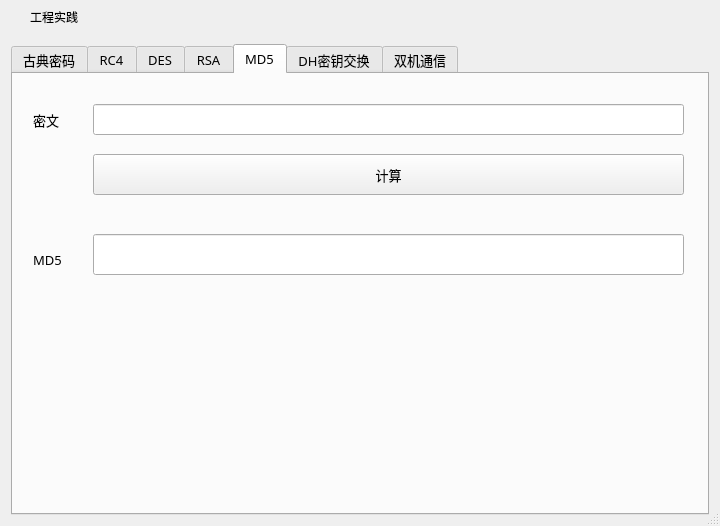
<?xml version="1.0" encoding="UTF-8"?>
<ui version="4.0">
 <class>frmMain</class>
 <widget class="QDialog" name="frmMain">
  <property name="geometry">
   <rect>
    <x>0</x>
    <y>0</y>
    <width>720</width>
    <height>526</height>
   </rect>
  </property>
  <property name="minimumSize">
   <size>
    <width>720</width>
    <height>526</height>
   </size>
  </property>
  <property name="maximumSize">
   <size>
    <width>720</width>
    <height>526</height>
   </size>
  </property>
  <property name="windowTitle">
   <string>frmMain</string>
  </property>
  <property name="sizeGripEnabled">
   <bool>true</bool>
  </property>
  <layout class="QVBoxLayout" name="verticalLayout">
   <property name="spacing">
    <number>0</number>
   </property>
   <property name="leftMargin">
    <number>0</number>
   </property>
   <property name="topMargin">
    <number>0</number>
   </property>
   <property name="rightMargin">
    <number>0</number>
   </property>
   <property name="bottomMargin">
    <number>0</number>
   </property>
   <item>
    <widget class="QWidget" name="widget_title" native="true">
     <property name="sizePolicy">
      <sizepolicy hsizetype="Preferred" vsizetype="Fixed">
       <horstretch>0</horstretch>
       <verstretch>0</verstretch>
      </sizepolicy>
     </property>
     <property name="minimumSize">
      <size>
       <width>100</width>
       <height>33</height>
      </size>
     </property>
     <layout class="QHBoxLayout" name="horizontalLayout_2">
      <property name="spacing">
       <number>0</number>
      </property>
      <property name="leftMargin">
       <number>0</number>
      </property>
      <property name="topMargin">
       <number>0</number>
      </property>
      <property name="rightMargin">
       <number>0</number>
      </property>
      <property name="bottomMargin">
       <number>0</number>
      </property>
      <item>
       <widget class="QLabel" name="lab_Ico">
        <property name="sizePolicy">
         <sizepolicy hsizetype="Minimum" vsizetype="Preferred">
          <horstretch>0</horstretch>
          <verstretch>0</verstretch>
         </sizepolicy>
        </property>
        <property name="minimumSize">
         <size>
          <width>30</width>
          <height>0</height>
         </size>
        </property>
        <property name="text">
         <string/>
        </property>
        <property name="alignment">
         <set>Qt::AlignCenter</set>
        </property>
       </widget>
      </item>
      <item>
       <widget class="QLabel" name="lab_Title">
        <property name="sizePolicy">
         <sizepolicy hsizetype="Expanding" vsizetype="Preferred">
          <horstretch>0</horstretch>
          <verstretch>0</verstretch>
         </sizepolicy>
        </property>
        <property name="styleSheet">
         <string notr="true">font: 10pt &quot;微软雅黑&quot;;</string>
        </property>
        <property name="text">
         <string>工程实践</string>
        </property>
        <property name="alignment">
         <set>Qt::AlignLeading|Qt::AlignLeft|Qt::AlignVCenter</set>
        </property>
       </widget>
      </item>
      <item>
       <widget class="QWidget" name="widget_menu" native="true">
        <property name="sizePolicy">
         <sizepolicy hsizetype="Minimum" vsizetype="Preferred">
          <horstretch>0</horstretch>
          <verstretch>0</verstretch>
         </sizepolicy>
        </property>
        <layout class="QHBoxLayout" name="horizontalLayout">
         <property name="spacing">
          <number>0</number>
         </property>
         <property name="leftMargin">
          <number>0</number>
         </property>
         <property name="topMargin">
          <number>0</number>
         </property>
         <property name="rightMargin">
          <number>0</number>
         </property>
         <property name="bottomMargin">
          <number>0</number>
         </property>
         <item>
          <widget class="QPushButton" name="btnMenu">
           <property name="sizePolicy">
            <sizepolicy hsizetype="Minimum" vsizetype="Expanding">
             <horstretch>0</horstretch>
             <verstretch>0</verstretch>
            </sizepolicy>
           </property>
           <property name="minimumSize">
            <size>
             <width>31</width>
             <height>0</height>
            </size>
           </property>
           <property name="cursor">
            <cursorShape>ArrowCursor</cursorShape>
           </property>
           <property name="focusPolicy">
            <enum>Qt::NoFocus</enum>
           </property>
           <property name="toolTip">
            <string>菜单</string>
           </property>
           <property name="text">
            <string/>
           </property>
           <property name="flat">
            <bool>true</bool>
           </property>
          </widget>
         </item>
         <item>
          <widget class="QPushButton" name="btnMenu_Min">
           <property name="sizePolicy">
            <sizepolicy hsizetype="Minimum" vsizetype="Expanding">
             <horstretch>0</horstretch>
             <verstretch>0</verstretch>
            </sizepolicy>
           </property>
           <property name="minimumSize">
            <size>
             <width>31</width>
             <height>0</height>
            </size>
           </property>
           <property name="cursor">
            <cursorShape>ArrowCursor</cursorShape>
           </property>
           <property name="focusPolicy">
            <enum>Qt::NoFocus</enum>
           </property>
           <property name="toolTip">
            <string>最小化</string>
           </property>
           <property name="text">
            <string/>
           </property>
           <property name="flat">
            <bool>true</bool>
           </property>
          </widget>
         </item>
         <item>
          <widget class="QPushButton" name="btnMenu_Max">
           <property name="sizePolicy">
            <sizepolicy hsizetype="Minimum" vsizetype="Expanding">
             <horstretch>0</horstretch>
             <verstretch>0</verstretch>
            </sizepolicy>
           </property>
           <property name="minimumSize">
            <size>
             <width>31</width>
             <height>0</height>
            </size>
           </property>
           <property name="cursor">
            <cursorShape>ArrowCursor</cursorShape>
           </property>
           <property name="focusPolicy">
            <enum>Qt::NoFocus</enum>
           </property>
           <property name="toolTip">
            <string>最大化</string>
           </property>
           <property name="text">
            <string/>
           </property>
           <property name="flat">
            <bool>true</bool>
           </property>
          </widget>
         </item>
         <item>
          <widget class="QPushButton" name="btnMenu_Close">
           <property name="sizePolicy">
            <sizepolicy hsizetype="Minimum" vsizetype="Expanding">
             <horstretch>0</horstretch>
             <verstretch>0</verstretch>
            </sizepolicy>
           </property>
           <property name="minimumSize">
            <size>
             <width>40</width>
             <height>0</height>
            </size>
           </property>
           <property name="cursor">
            <cursorShape>ArrowCursor</cursorShape>
           </property>
           <property name="focusPolicy">
            <enum>Qt::NoFocus</enum>
           </property>
           <property name="toolTip">
            <string>关闭</string>
           </property>
           <property name="text">
            <string/>
           </property>
           <property name="flat">
            <bool>true</bool>
           </property>
          </widget>
         </item>
        </layout>
       </widget>
      </item>
     </layout>
    </widget>
   </item>
   <item>
    <widget class="QWidget" name="widget_main" native="true">
     <property name="styleSheet">
      <string notr="true">font: 10pt &quot;微软雅黑&quot;;</string>
     </property>
     <layout class="QVBoxLayout" name="verticalLayout_2">
      <item>
       <widget class="QTabWidget" name="tabWidget">
        <property name="font">
         <font>
          <family>微软雅黑</family>
          <pointsize>10</pointsize>
          <weight>50</weight>
          <italic>false</italic>
          <bold>false</bold>
         </font>
        </property>
        <property name="styleSheet">
         <string notr="true"/>
        </property>
        <property name="currentIndex">
         <number>4</number>
        </property>
        <property name="usesScrollButtons">
         <bool>true</bool>
        </property>
        <widget class="QWidget" name="tab_1">
         <attribute name="title">
          <string>古典密码</string>
         </attribute>
         <widget class="QToolBox" name="toolBox">
          <property name="geometry">
           <rect>
            <x>-1</x>
            <y>-1</y>
            <width>171</width>
            <height>441</height>
           </rect>
          </property>
          <property name="currentIndex">
           <number>0</number>
          </property>
          <widget class="QWidget" name="page_1">
           <property name="geometry">
            <rect>
             <x>0</x>
             <y>0</y>
             <width>171</width>
             <height>309</height>
            </rect>
           </property>
           <attribute name="label">
            <string>单表替代</string>
           </attribute>
           <widget class="QWidget" name="layoutWidget">
            <property name="geometry">
             <rect>
              <x>10</x>
              <y>0</y>
              <width>174</width>
              <height>221</height>
             </rect>
            </property>
            <layout class="QVBoxLayout" name="verticalLayout_3">
             <item>
              <widget class="QRadioButton" name="radioButton_1">
               <property name="text">
                <string>Caesar cipher</string>
               </property>
               <property name="checked">
                <bool>true</bool>
               </property>
              </widget>
             </item>
             <item>
              <widget class="QRadioButton" name="radioButton_2">
               <property name="text">
                <string>Keyword cipher</string>
               </property>
              </widget>
             </item>
             <item>
              <widget class="QRadioButton" name="radioButton_3">
               <property name="text">
                <string>Affine cipher</string>
               </property>
              </widget>
             </item>
             <item>
              <widget class="QRadioButton" name="radioButton_4">
               <property name="font">
                <font>
                 <family>微软雅黑</family>
                 <pointsize>10</pointsize>
                 <weight>50</weight>
                 <italic>false</italic>
                 <bold>false</bold>
                </font>
               </property>
               <property name="text">
                <string>Multiliteral cipher</string>
               </property>
              </widget>
             </item>
            </layout>
           </widget>
          </widget>
          <widget class="QWidget" name="page_2">
           <property name="geometry">
            <rect>
             <x>0</x>
             <y>0</y>
             <width>171</width>
             <height>309</height>
            </rect>
           </property>
           <attribute name="label">
            <string>多表替代</string>
           </attribute>
           <widget class="QWidget" name="layoutWidget">
            <property name="geometry">
             <rect>
              <x>11</x>
              <y>-8</y>
              <width>183</width>
              <height>201</height>
             </rect>
            </property>
            <layout class="QVBoxLayout" name="verticalLayout_5">
             <item>
              <widget class="QRadioButton" name="radioButton_5">
               <property name="text">
                <string>Vigenere cipher</string>
               </property>
               <property name="checked">
                <bool>true</bool>
               </property>
              </widget>
             </item>
             <item>
              <widget class="QRadioButton" name="radioButton_6">
               <property name="text">
                <string>Autokey ciphertext</string>
               </property>
              </widget>
             </item>
             <item>
              <widget class="QRadioButton" name="radioButton_7">
               <property name="text">
                <string>Autokey plaintext</string>
               </property>
              </widget>
             </item>
            </layout>
           </widget>
          </widget>
          <widget class="QWidget" name="page_3">
           <property name="geometry">
            <rect>
             <x>0</x>
             <y>0</y>
             <width>171</width>
             <height>309</height>
            </rect>
           </property>
           <attribute name="label">
            <string>多图替代</string>
           </attribute>
           <widget class="QRadioButton" name="radioButton_8">
            <property name="geometry">
             <rect>
              <x>10</x>
              <y>20</y>
              <width>121</width>
              <height>31</height>
             </rect>
            </property>
            <property name="text">
             <string>Playfair cipher</string>
            </property>
            <property name="checked">
             <bool>true</bool>
            </property>
           </widget>
          </widget>
          <widget class="QWidget" name="page_4">
           <property name="geometry">
            <rect>
             <x>0</x>
             <y>0</y>
             <width>171</width>
             <height>309</height>
            </rect>
           </property>
           <attribute name="label">
            <string>置换密码</string>
           </attribute>
           <widget class="QWidget" name="layoutWidget">
            <property name="geometry">
             <rect>
              <x>6</x>
              <y>-8</y>
              <width>206</width>
              <height>181</height>
             </rect>
            </property>
            <layout class="QVBoxLayout" name="verticalLayout_6">
             <item>
              <widget class="QRadioButton" name="radioButton_9">
               <property name="text">
                <string>Permutation</string>
               </property>
               <property name="checked">
                <bool>true</bool>
               </property>
              </widget>
             </item>
             <item>
              <widget class="QRadioButton" name="radioButton_10">
               <property name="text">
                <string>Column permutation</string>
               </property>
              </widget>
             </item>
             <item>
              <widget class="QRadioButton" name="radioButton_11">
               <property name="text">
                <string>Double-Transposition</string>
               </property>
              </widget>
             </item>
            </layout>
           </widget>
          </widget>
         </widget>
         <widget class="QLabel" name="label_1">
          <property name="geometry">
           <rect>
            <x>200</x>
            <y>20</y>
            <width>31</width>
            <height>31</height>
           </rect>
          </property>
          <property name="font">
           <font>
            <family>微软雅黑</family>
            <pointsize>10</pointsize>
            <weight>50</weight>
            <italic>false</italic>
            <bold>false</bold>
           </font>
          </property>
          <property name="text">
           <string>密钥</string>
          </property>
         </widget>
         <widget class="QLineEdit" name="lineEdit">
          <property name="geometry">
           <rect>
            <x>250</x>
            <y>20</y>
            <width>441</width>
            <height>31</height>
           </rect>
          </property>
         </widget>
         <widget class="QLabel" name="label_2">
          <property name="geometry">
           <rect>
            <x>200</x>
            <y>60</y>
            <width>31</width>
            <height>21</height>
           </rect>
          </property>
          <property name="text">
           <string>输入</string>
          </property>
         </widget>
         <widget class="QLabel" name="label_3">
          <property name="geometry">
           <rect>
            <x>200</x>
            <y>220</y>
            <width>31</width>
            <height>31</height>
           </rect>
          </property>
          <property name="text">
           <string>输出</string>
          </property>
         </widget>
         <widget class="QPlainTextEdit" name="plainTextEdit_1">
          <property name="geometry">
           <rect>
            <x>200</x>
            <y>90</y>
            <width>491</width>
            <height>121</height>
           </rect>
          </property>
         </widget>
         <widget class="QPlainTextEdit" name="plainTextEdit_2">
          <property name="geometry">
           <rect>
            <x>200</x>
            <y>260</y>
            <width>491</width>
            <height>121</height>
           </rect>
          </property>
          <property name="readOnly">
           <bool>true</bool>
          </property>
         </widget>
         <widget class="QPushButton" name="pushButton_12">
          <property name="geometry">
           <rect>
            <x>290</x>
            <y>400</y>
            <width>81</width>
            <height>31</height>
           </rect>
          </property>
          <property name="text">
           <string>加密</string>
          </property>
         </widget>
         <widget class="QPushButton" name="pushButton_13">
          <property name="geometry">
           <rect>
            <x>470</x>
            <y>400</y>
            <width>81</width>
            <height>31</height>
           </rect>
          </property>
          <property name="text">
           <string>解密</string>
          </property>
         </widget>
        </widget>
        <widget class="QWidget" name="tab_2">
         <attribute name="title">
          <string>RC4</string>
         </attribute>
         <widget class="QLabel" name="label_5">
          <property name="geometry">
           <rect>
            <x>30</x>
            <y>30</y>
            <width>31</width>
            <height>31</height>
           </rect>
          </property>
          <property name="font">
           <font>
            <family>微软雅黑</family>
            <pointsize>10</pointsize>
            <weight>50</weight>
            <italic>false</italic>
            <bold>false</bold>
           </font>
          </property>
          <property name="text">
           <string>密钥</string>
          </property>
         </widget>
         <widget class="QLabel" name="label_6">
          <property name="geometry">
           <rect>
            <x>30</x>
            <y>110</y>
            <width>31</width>
            <height>31</height>
           </rect>
          </property>
          <property name="text">
           <string>输入</string>
          </property>
         </widget>
         <widget class="QLineEdit" name="lineEdit_3">
          <property name="geometry">
           <rect>
            <x>80</x>
            <y>29</y>
            <width>571</width>
            <height>31</height>
           </rect>
          </property>
         </widget>
         <widget class="QPlainTextEdit" name="plainTextEdit_3">
          <property name="geometry">
           <rect>
            <x>80</x>
            <y>70</y>
            <width>571</width>
            <height>121</height>
           </rect>
          </property>
         </widget>
         <widget class="QPlainTextEdit" name="plainTextEdit_4">
          <property name="geometry">
           <rect>
            <x>80</x>
            <y>210</y>
            <width>571</width>
            <height>121</height>
           </rect>
          </property>
         </widget>
         <widget class="QLabel" name="label_7">
          <property name="geometry">
           <rect>
            <x>30</x>
            <y>250</y>
            <width>31</width>
            <height>41</height>
           </rect>
          </property>
          <property name="text">
           <string>输出</string>
          </property>
         </widget>
         <widget class="QPushButton" name="pushButton">
          <property name="geometry">
           <rect>
            <x>170</x>
            <y>360</y>
            <width>141</width>
            <height>51</height>
           </rect>
          </property>
          <property name="text">
           <string>加密</string>
          </property>
         </widget>
         <widget class="QPushButton" name="pushButton_2">
          <property name="geometry">
           <rect>
            <x>400</x>
            <y>360</y>
            <width>141</width>
            <height>51</height>
           </rect>
          </property>
          <property name="text">
           <string>解密</string>
          </property>
         </widget>
        </widget>
        <widget class="QWidget" name="tab_3">
         <attribute name="title">
          <string>DES</string>
         </attribute>
         <widget class="QLabel" name="label">
          <property name="geometry">
           <rect>
            <x>10</x>
            <y>290</y>
            <width>31</width>
            <height>41</height>
           </rect>
          </property>
          <property name="text">
           <string>密钥</string>
          </property>
         </widget>
         <widget class="QLineEdit" name="lineEdit_2">
          <property name="geometry">
           <rect>
            <x>50</x>
            <y>290</y>
            <width>301</width>
            <height>41</height>
           </rect>
          </property>
         </widget>
         <widget class="QLabel" name="label_4">
          <property name="geometry">
           <rect>
            <x>80</x>
            <y>10</y>
            <width>31</width>
            <height>21</height>
           </rect>
          </property>
          <property name="text">
           <string>明文</string>
          </property>
         </widget>
         <widget class="QPlainTextEdit" name="plainTextEdit">
          <property name="geometry">
           <rect>
            <x>20</x>
            <y>40</y>
            <width>171</width>
            <height>201</height>
           </rect>
          </property>
         </widget>
         <widget class="QPushButton" name="pushButton_3">
          <property name="geometry">
           <rect>
            <x>130</x>
            <y>370</y>
            <width>111</width>
            <height>41</height>
           </rect>
          </property>
          <property name="text">
           <string>加密</string>
          </property>
         </widget>
         <widget class="QLabel" name="label_10">
          <property name="geometry">
           <rect>
            <x>270</x>
            <y>10</y>
            <width>31</width>
            <height>21</height>
           </rect>
          </property>
          <property name="text">
           <string>密文</string>
          </property>
         </widget>
         <widget class="QPlainTextEdit" name="plainTextEdit_7">
          <property name="geometry">
           <rect>
            <x>210</x>
            <y>40</y>
            <width>171</width>
            <height>201</height>
           </rect>
          </property>
         </widget>
         <widget class="QPlainTextEdit" name="plainTextEdit_5">
          <property name="geometry">
           <rect>
            <x>410</x>
            <y>40</y>
            <width>271</width>
            <height>171</height>
           </rect>
          </property>
          <property name="undoRedoEnabled">
           <bool>true</bool>
          </property>
          <property name="readOnly">
           <bool>true</bool>
          </property>
         </widget>
         <widget class="QPlainTextEdit" name="plainTextEdit_6">
          <property name="geometry">
           <rect>
            <x>410</x>
            <y>260</y>
            <width>271</width>
            <height>171</height>
           </rect>
          </property>
          <property name="readOnly">
           <bool>true</bool>
          </property>
         </widget>
         <widget class="QLabel" name="label_8">
          <property name="geometry">
           <rect>
            <x>490</x>
            <y>10</y>
            <width>101</width>
            <height>31</height>
           </rect>
          </property>
          <property name="text">
           <string>二进制明文展示</string>
          </property>
         </widget>
         <widget class="QLabel" name="label_9">
          <property name="geometry">
           <rect>
            <x>490</x>
            <y>220</y>
            <width>101</width>
            <height>31</height>
           </rect>
          </property>
          <property name="text">
           <string>二进制密文展示</string>
          </property>
         </widget>
        </widget>
        <widget class="QWidget" name="tab_4">
         <attribute name="title">
          <string>RSA</string>
         </attribute>
         <widget class="QLabel" name="label_18">
          <property name="geometry">
           <rect>
            <x>20</x>
            <y>10</y>
            <width>51</width>
            <height>31</height>
           </rect>
          </property>
          <property name="text">
           <string>大素数p</string>
          </property>
         </widget>
         <widget class="QLabel" name="label_19">
          <property name="geometry">
           <rect>
            <x>20</x>
            <y>60</y>
            <width>51</width>
            <height>31</height>
           </rect>
          </property>
          <property name="text">
           <string>大素数q</string>
          </property>
         </widget>
         <widget class="QLabel" name="label_20">
          <property name="geometry">
           <rect>
            <x>20</x>
            <y>110</y>
            <width>41</width>
            <height>31</height>
           </rect>
          </property>
          <property name="text">
           <string>公钥n</string>
          </property>
         </widget>
         <widget class="QLabel" name="label_21">
          <property name="geometry">
           <rect>
            <x>20</x>
            <y>180</y>
            <width>41</width>
            <height>31</height>
           </rect>
          </property>
          <property name="text">
           <string>公钥e</string>
          </property>
         </widget>
         <widget class="QLabel" name="label_22">
          <property name="geometry">
           <rect>
            <x>20</x>
            <y>230</y>
            <width>41</width>
            <height>31</height>
           </rect>
          </property>
          <property name="text">
           <string>私钥d</string>
          </property>
         </widget>
         <widget class="QPlainTextEdit" name="plainTextEdit_14">
          <property name="geometry">
           <rect>
            <x>90</x>
            <y>10</y>
            <width>581</width>
            <height>41</height>
           </rect>
          </property>
         </widget>
         <widget class="QPlainTextEdit" name="plainTextEdit_15">
          <property name="geometry">
           <rect>
            <x>90</x>
            <y>60</y>
            <width>581</width>
            <height>41</height>
           </rect>
          </property>
         </widget>
         <widget class="QPlainTextEdit" name="plainTextEdit_16">
          <property name="geometry">
           <rect>
            <x>90</x>
            <y>110</y>
            <width>581</width>
            <height>61</height>
           </rect>
          </property>
         </widget>
         <widget class="QPlainTextEdit" name="plainTextEdit_17">
          <property name="geometry">
           <rect>
            <x>90</x>
            <y>180</y>
            <width>581</width>
            <height>31</height>
           </rect>
          </property>
         </widget>
         <widget class="QPlainTextEdit" name="plainTextEdit_18">
          <property name="geometry">
           <rect>
            <x>90</x>
            <y>220</y>
            <width>581</width>
            <height>61</height>
           </rect>
          </property>
         </widget>
         <widget class="QLabel" name="label_23">
          <property name="geometry">
           <rect>
            <x>210</x>
            <y>290</y>
            <width>31</width>
            <height>31</height>
           </rect>
          </property>
          <property name="text">
           <string>输入</string>
          </property>
         </widget>
         <widget class="QLabel" name="label_24">
          <property name="geometry">
           <rect>
            <x>500</x>
            <y>290</y>
            <width>31</width>
            <height>21</height>
           </rect>
          </property>
          <property name="text">
           <string>输出</string>
          </property>
         </widget>
         <widget class="QPlainTextEdit" name="plainTextEdit_19">
          <property name="geometry">
           <rect>
            <x>90</x>
            <y>320</y>
            <width>281</width>
            <height>111</height>
           </rect>
          </property>
         </widget>
         <widget class="QPlainTextEdit" name="plainTextEdit_20">
          <property name="geometry">
           <rect>
            <x>390</x>
            <y>320</y>
            <width>281</width>
            <height>111</height>
           </rect>
          </property>
         </widget>
         <widget class="QPushButton" name="pushButton_5">
          <property name="geometry">
           <rect>
            <x>0</x>
            <y>320</y>
            <width>81</width>
            <height>41</height>
           </rect>
          </property>
          <property name="text">
           <string>生成参数</string>
          </property>
         </widget>
         <widget class="QPushButton" name="pushButton_6">
          <property name="geometry">
           <rect>
            <x>0</x>
            <y>390</y>
            <width>81</width>
            <height>41</height>
           </rect>
          </property>
          <property name="text">
           <string>加密</string>
          </property>
         </widget>
        </widget>
        <widget class="QWidget" name="tab_5">
         <attribute name="title">
          <string>MD5</string>
         </attribute>
         <widget class="QLabel" name="label_25">
          <property name="geometry">
           <rect>
            <x>20</x>
            <y>30</y>
            <width>41</width>
            <height>31</height>
           </rect>
          </property>
          <property name="text">
           <string>密文</string>
          </property>
         </widget>
         <widget class="QLineEdit" name="lineEdit_5">
          <property name="geometry">
           <rect>
            <x>80</x>
            <y>30</y>
            <width>591</width>
            <height>31</height>
           </rect>
          </property>
         </widget>
         <widget class="QLabel" name="label_26">
          <property name="geometry">
           <rect>
            <x>20</x>
            <y>170</y>
            <width>41</width>
            <height>31</height>
           </rect>
          </property>
          <property name="text">
           <string>MD5</string>
          </property>
         </widget>
         <widget class="QLineEdit" name="lineEdit_6">
          <property name="geometry">
           <rect>
            <x>80</x>
            <y>160</y>
            <width>591</width>
            <height>41</height>
           </rect>
          </property>
         </widget>
         <widget class="QPushButton" name="pushButton_7">
          <property name="geometry">
           <rect>
            <x>80</x>
            <y>80</y>
            <width>591</width>
            <height>41</height>
           </rect>
          </property>
          <property name="text">
           <string>计算</string>
          </property>
         </widget>
        </widget>
        <widget class="QWidget" name="tab_6">
         <attribute name="title">
          <string>DH密钥交换</string>
         </attribute>
         <widget class="QLabel" name="label_27">
          <property name="geometry">
           <rect>
            <x>20</x>
            <y>10</y>
            <width>54</width>
            <height>21</height>
           </rect>
          </property>
          <property name="text">
           <string>大素数p</string>
          </property>
         </widget>
         <widget class="QLabel" name="label_28">
          <property name="geometry">
           <rect>
            <x>20</x>
            <y>50</y>
            <width>51</width>
            <height>21</height>
           </rect>
          </property>
          <property name="text">
           <string>随机数g</string>
          </property>
         </widget>
         <widget class="QGroupBox" name="groupBox">
          <property name="geometry">
           <rect>
            <x>10</x>
            <y>90</y>
            <width>321</width>
            <height>341</height>
           </rect>
          </property>
          <property name="title">
           <string>Alice</string>
          </property>
          <widget class="QLabel" name="label_29">
           <property name="geometry">
            <rect>
             <x>10</x>
             <y>20</y>
             <width>31</width>
             <height>31</height>
            </rect>
           </property>
           <property name="text">
            <string>私钥</string>
           </property>
          </widget>
          <widget class="QLineEdit" name="lineEdit_7">
           <property name="geometry">
            <rect>
             <x>50</x>
             <y>20</y>
             <width>201</width>
             <height>31</height>
            </rect>
           </property>
          </widget>
          <widget class="QPushButton" name="pushButton_9">
           <property name="geometry">
            <rect>
             <x>260</x>
             <y>20</y>
             <width>51</width>
             <height>31</height>
            </rect>
           </property>
           <property name="text">
            <string>计算</string>
           </property>
          </widget>
          <widget class="QPlainTextEdit" name="plainTextEdit_23">
           <property name="geometry">
            <rect>
             <x>10</x>
             <y>80</y>
             <width>141</width>
             <height>151</height>
            </rect>
           </property>
          </widget>
          <widget class="QPlainTextEdit" name="plainTextEdit_24">
           <property name="geometry">
            <rect>
             <x>170</x>
             <y>80</y>
             <width>141</width>
             <height>151</height>
            </rect>
           </property>
          </widget>
          <widget class="QLabel" name="label_30">
           <property name="geometry">
            <rect>
             <x>40</x>
             <y>60</y>
             <width>81</width>
             <height>21</height>
            </rect>
           </property>
           <property name="text">
            <string>生成Alice公钥</string>
           </property>
          </widget>
          <widget class="QLabel" name="label_31">
           <property name="geometry">
            <rect>
             <x>190</x>
             <y>60</y>
             <width>81</width>
             <height>20</height>
            </rect>
           </property>
           <property name="text">
            <string>接收Bob公钥</string>
           </property>
          </widget>
          <widget class="QPlainTextEdit" name="plainTextEdit_25">
           <property name="geometry">
            <rect>
             <x>10</x>
             <y>250</y>
             <width>301</width>
             <height>41</height>
            </rect>
           </property>
          </widget>
          <widget class="QPushButton" name="pushButton_10">
           <property name="geometry">
            <rect>
             <x>10</x>
             <y>300</y>
             <width>301</width>
             <height>31</height>
            </rect>
           </property>
           <property name="text">
            <string>计算共享密钥</string>
           </property>
          </widget>
          <widget class="QLabel" name="label_32">
           <property name="geometry">
            <rect>
             <x>130</x>
             <y>231</y>
             <width>54</width>
             <height>21</height>
            </rect>
           </property>
           <property name="text">
            <string>共享密钥</string>
           </property>
          </widget>
         </widget>
         <widget class="QGroupBox" name="groupBox_2">
          <property name="geometry">
           <rect>
            <x>350</x>
            <y>90</y>
            <width>341</width>
            <height>341</height>
           </rect>
          </property>
          <property name="title">
           <string>Bob</string>
          </property>
          <widget class="QLabel" name="label_33">
           <property name="geometry">
            <rect>
             <x>10</x>
             <y>20</y>
             <width>31</width>
             <height>31</height>
            </rect>
           </property>
           <property name="text">
            <string>私钥</string>
           </property>
          </widget>
          <widget class="QLineEdit" name="lineEdit_8">
           <property name="geometry">
            <rect>
             <x>50</x>
             <y>20</y>
             <width>221</width>
             <height>31</height>
            </rect>
           </property>
          </widget>
          <widget class="QPushButton" name="pushButton_11">
           <property name="geometry">
            <rect>
             <x>280</x>
             <y>20</y>
             <width>51</width>
             <height>31</height>
            </rect>
           </property>
           <property name="text">
            <string>计算</string>
           </property>
          </widget>
          <widget class="QLabel" name="label_34">
           <property name="geometry">
            <rect>
             <x>50</x>
             <y>60</y>
             <width>81</width>
             <height>21</height>
            </rect>
           </property>
           <property name="text">
            <string>生成Bob公钥</string>
           </property>
          </widget>
          <widget class="QLabel" name="label_35">
           <property name="geometry">
            <rect>
             <x>200</x>
             <y>50</y>
             <width>91</width>
             <height>41</height>
            </rect>
           </property>
           <property name="text">
            <string>接收Alice公钥</string>
           </property>
          </widget>
          <widget class="QPlainTextEdit" name="plainTextEdit_26">
           <property name="geometry">
            <rect>
             <x>10</x>
             <y>80</y>
             <width>151</width>
             <height>151</height>
            </rect>
           </property>
          </widget>
          <widget class="QPlainTextEdit" name="plainTextEdit_27">
           <property name="geometry">
            <rect>
             <x>180</x>
             <y>80</y>
             <width>151</width>
             <height>151</height>
            </rect>
           </property>
          </widget>
          <widget class="QLabel" name="label_36">
           <property name="geometry">
            <rect>
             <x>140</x>
             <y>230</y>
             <width>54</width>
             <height>16</height>
            </rect>
           </property>
           <property name="text">
            <string>共享密钥</string>
           </property>
          </widget>
          <widget class="QPlainTextEdit" name="plainTextEdit_28">
           <property name="geometry">
            <rect>
             <x>10</x>
             <y>250</y>
             <width>321</width>
             <height>41</height>
            </rect>
           </property>
          </widget>
          <widget class="QPushButton" name="pushButton_14">
           <property name="geometry">
            <rect>
             <x>10</x>
             <y>300</y>
             <width>321</width>
             <height>31</height>
            </rect>
           </property>
           <property name="text">
            <string>计算共享密钥</string>
           </property>
          </widget>
         </widget>
         <widget class="QPlainTextEdit" name="plainTextEdit_21">
          <property name="geometry">
           <rect>
            <x>80</x>
            <y>0</y>
            <width>521</width>
            <height>41</height>
           </rect>
          </property>
         </widget>
         <widget class="QPlainTextEdit" name="plainTextEdit_22">
          <property name="geometry">
           <rect>
            <x>80</x>
            <y>50</y>
            <width>521</width>
            <height>31</height>
           </rect>
          </property>
         </widget>
         <widget class="QPushButton" name="pushButton_8">
          <property name="geometry">
           <rect>
            <x>604</x>
            <y>0</y>
            <width>81</width>
            <height>81</height>
           </rect>
          </property>
          <property name="text">
           <string>生成参数</string>
          </property>
         </widget>
        </widget>
        <widget class="QWidget" name="tab">
         <attribute name="title">
          <string>双机通信</string>
         </attribute>
         <widget class="QPushButton" name="pushButton_Send">
          <property name="geometry">
           <rect>
            <x>560</x>
            <y>360</y>
            <width>91</width>
            <height>31</height>
           </rect>
          </property>
          <property name="text">
           <string>send</string>
          </property>
         </widget>
         <widget class="QLabel" name="label_37">
          <property name="geometry">
           <rect>
            <x>20</x>
            <y>270</y>
            <width>54</width>
            <height>31</height>
           </rect>
          </property>
          <property name="text">
           <string>input</string>
          </property>
         </widget>
         <widget class="QTextEdit" name="textEdit_Recv">
          <property name="geometry">
           <rect>
            <x>20</x>
            <y>60</y>
            <width>631</width>
            <height>201</height>
           </rect>
          </property>
          <property name="readOnly">
           <bool>true</bool>
          </property>
         </widget>
         <widget class="QLabel" name="label_39">
          <property name="geometry">
           <rect>
            <x>30</x>
            <y>20</y>
            <width>61</width>
            <height>16</height>
           </rect>
          </property>
          <property name="text">
           <string>端口号：</string>
          </property>
         </widget>
         <widget class="QLineEdit" name="lineEdit_Port">
          <property name="geometry">
           <rect>
            <x>90</x>
            <y>20</y>
            <width>131</width>
            <height>21</height>
           </rect>
          </property>
         </widget>
         <widget class="QPushButton" name="pushButton_Listen">
          <property name="geometry">
           <rect>
            <x>240</x>
            <y>20</y>
            <width>81</width>
            <height>21</height>
           </rect>
          </property>
          <property name="text">
           <string>监听</string>
          </property>
         </widget>
         <widget class="QTextEdit" name="textEdit_Send">
          <property name="geometry">
           <rect>
            <x>20</x>
            <y>300</y>
            <width>521</width>
            <height>111</height>
           </rect>
          </property>
         </widget>
        </widget>
       </widget>
      </item>
     </layout>
    </widget>
   </item>
  </layout>
 </widget>
 <layoutdefault spacing="6" margin="11"/>
 <resources/>
 <connections/>
</ui>
